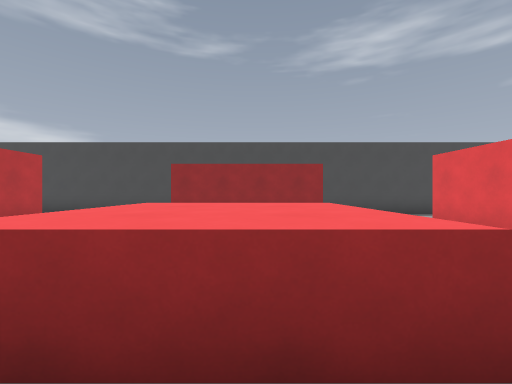
[1] (above)

18 first-person views from a walk through a 3-D level made in the Godot game engine. The camera is 1.5 m above the floor, looks level and sees 90° across. The floor is counted in squares, 2 m on a side. Each view is taken from the middle of a square. On the plan, view 1 faces up. The plan holds only what a view shows up to about 9 squares ahead; the rest is blank.

[2]
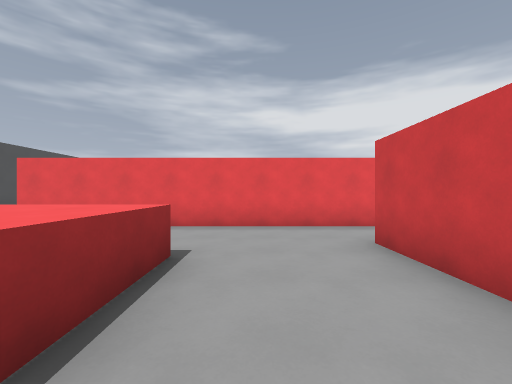

[3]
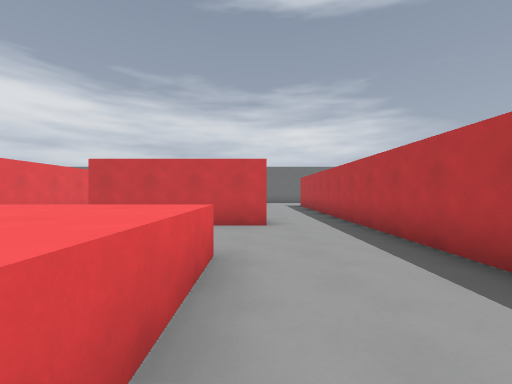

[4]
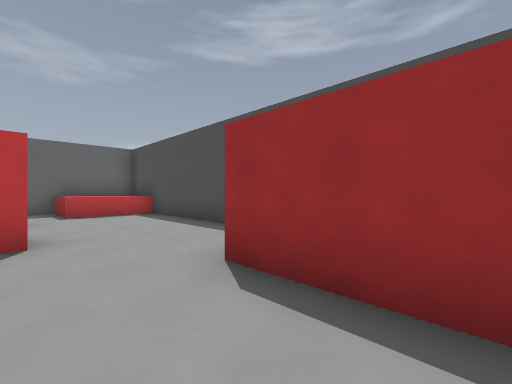

[5]
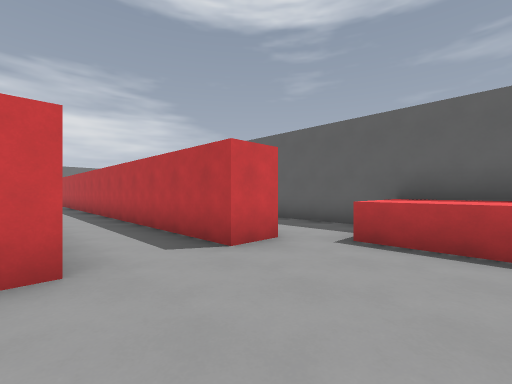

[6]
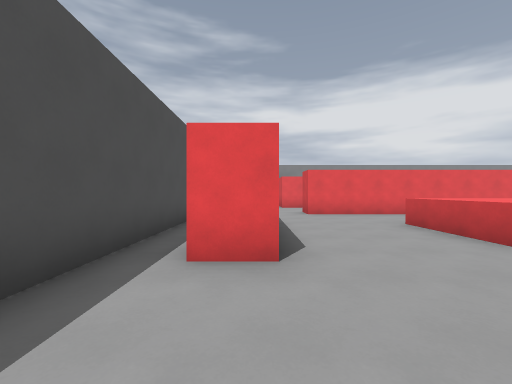

[7]
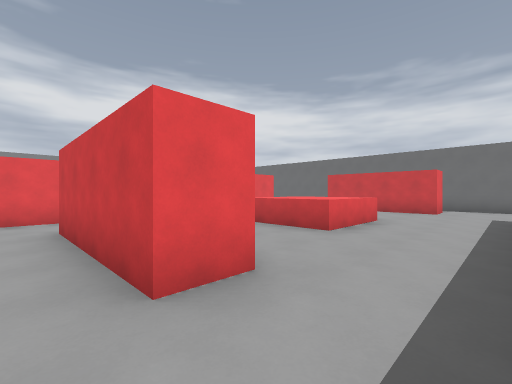

[8]
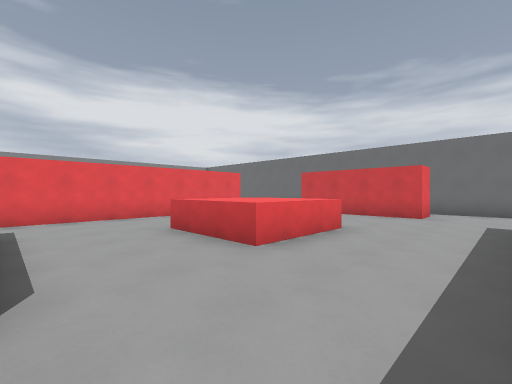

[9]
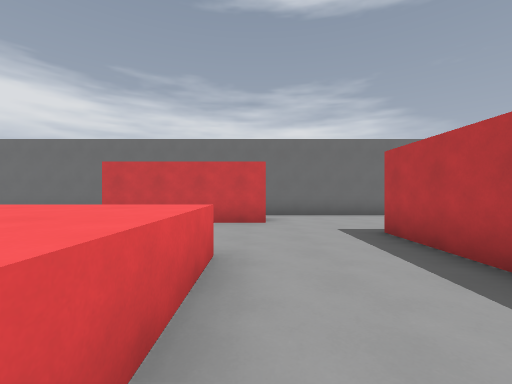

[10]
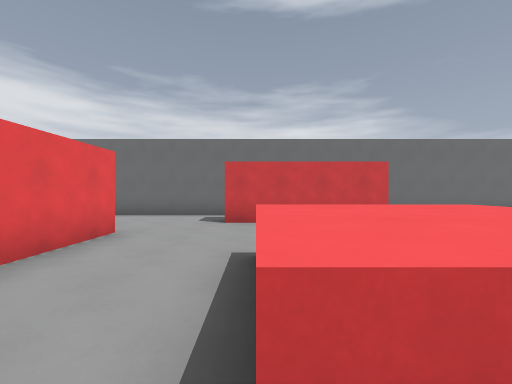

[11]
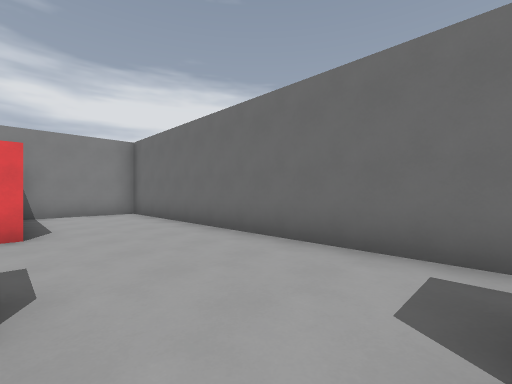

[12]
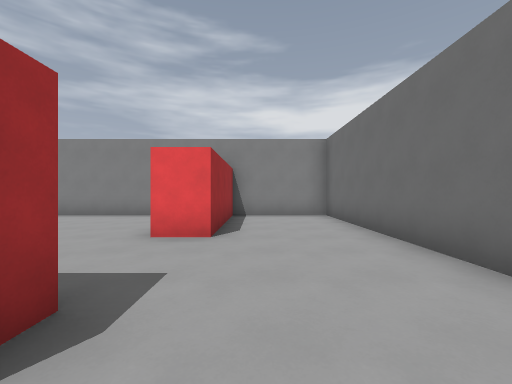

[13]
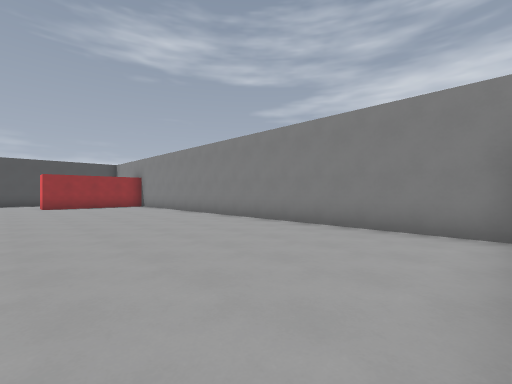

[14]
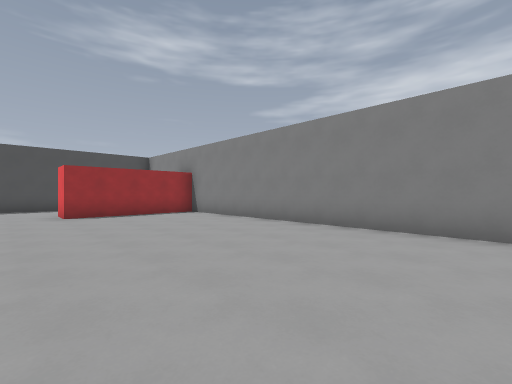

[15]
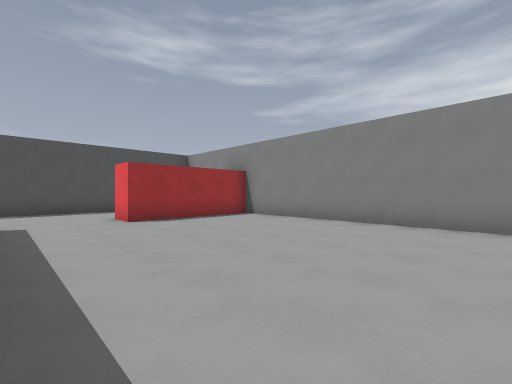

[16]
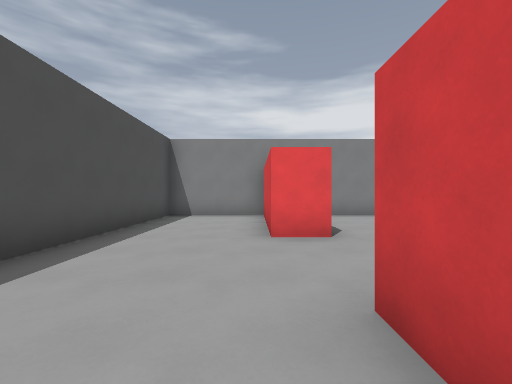

[17]
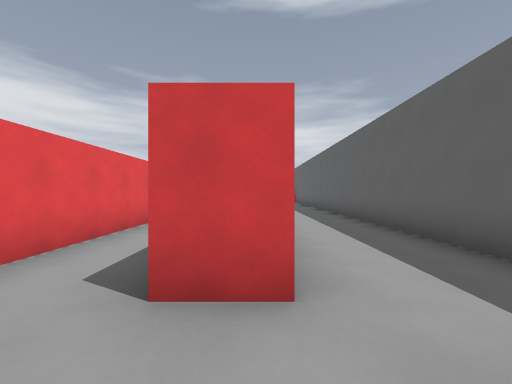

[18]
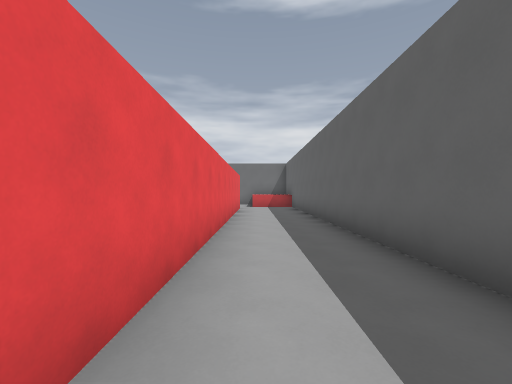

### Floor plan
Key: @ floor where view 1 was taken; # wall or solid block; . floor; ^ raised ledge.
Columns run from 11 left of view 1 to 12 right of it. Each row starts with its distance up from view 1.
  9   ######################
  8 #^^.........    .......#
  7 #^^......####  ........#
  6 #......................#
  5 #..#..#........#...#####
  4 #..#..#  ......#.......#
  3 #..#..# ..^^^..#.......#
  2 #..#..#...^^^..#.......#
  1 #..#..#...^^^..#.......#
  0 #..#..#....@...#.......#
 -1 #..#..#........#.......#
 -2 #..#. #..####..#.......#
 -3 #..#  #........# ......#
 -4 #..#  #........# ......#
 -5 #..#  #........# ......#
 -6 #..#  #...^^^..# ......#
 -7 #..#  #...^^^..# ......#
 -8       #...^^^..# ......#
 -9       #.... ...#.......#
-10       ..... .......#####
-11       .................#
-12       ...####..........#
-13      .....   ..........#
-14     ######   ###########

Where each view was taken, in squares from view 1:
view 1: 0 up, 0 right, facing up
view 2: 0 up, 2 left, facing right
view 3: 4 up, 2 left, facing down
view 4: 5 up, 0 right, facing up-left
view 5: 8 up, 5 left, facing down-left
view 6: 7 up, 5 left, facing right
view 7: 1 down, 4 left, facing down-right
view 8: 3 down, 4 left, facing down-right
view 9: 5 down, 2 left, facing down
view 10: 5 down, 1 right, facing down
view 11: 10 down, 2 right, facing down-right
view 12: 11 down, 3 right, facing right
view 13: 9 down, 6 right, facing up-right
view 14: 4 down, 6 right, facing up-right
view 15: 2 down, 5 right, facing up-right
view 16: 6 up, 3 right, facing right
view 17: 7 up, 8 left, facing down
view 18: 2 up, 9 left, facing down
